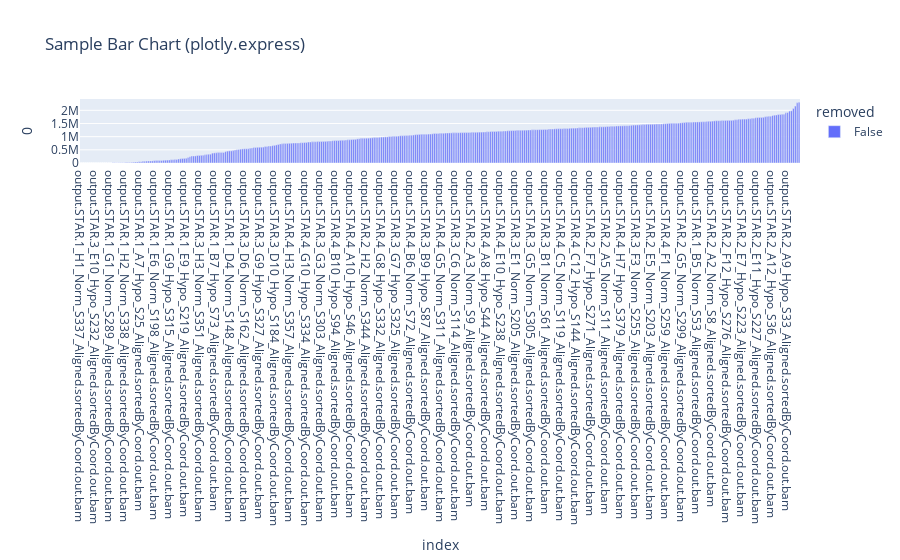

Here is the notebook cell this chart was saved with:
### Code cell
mcf7_smartS_raw_sum_perrows = mcf7_smartS_raw.sum(axis=1).sort_values()
mcf7_smartS_raw_sum_display = pd.DataFrame(mcf7_smartS_raw_sum_perrows)
mcf7_smartS_raw_sum_display["removed"] = mcf7_smartS_raw_sum_display.index.isin(rows_removed)
fig_express = px.bar(mcf7_smartS_raw_sum_display, y=0, title='Sample Bar Chart (plotly.express)', color="removed")
fig_express.show()

### Figure 1 — Plotly figure (JSON) as saved in the notebook; plotly's stock layout.template omitted (floating-point values rounded to 4 significant figures; data arrays with more than 128 entries replaced by an {"elided": "..."} marker saying what was removed)
{"data": [{"alignmentgroup": "True", "hovertemplate": "removed=False<br>index=%{x}<br>0=%{y}<extra></extra>", "legendgroup": "False", "marker": {"color": "#636efa", "pattern": {"shape": ""}}, "name": "False", "offsetgroup": "False", "orientation": "v", "showlegend": true, "textposition": "auto", "type": "bar", "x": {"elided": "383 str values"}, "xaxis": "x", "y": {"elided": "383 int values"}, "yaxis": "y"}], "layout": {"barmode": "relative", "legend": {"title": {"text": "removed"}, "tracegroupgap": 0}, "title": {"text": "Sample Bar Chart (plotly.express)"}, "xaxis": {"anchor": "y", "domain": [0, 1], "title": {"text": "index"}}, "yaxis": {"anchor": "x", "domain": [0, 1], "title": {"text": "0"}}}}
